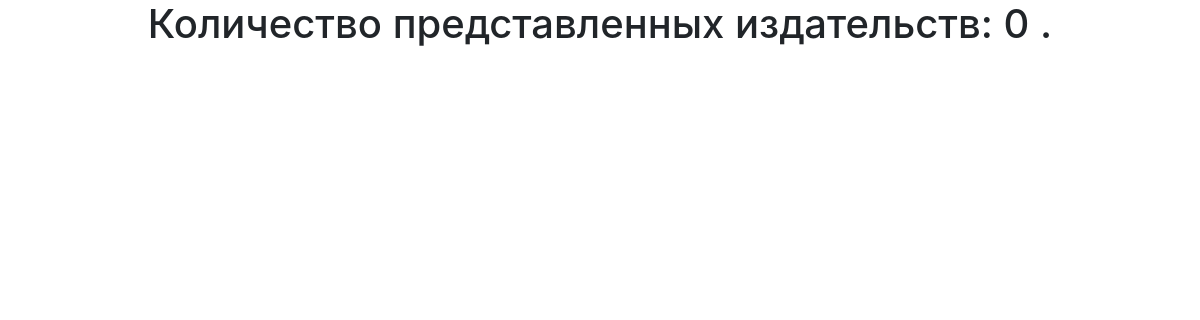
The app's page /publ/, older data.
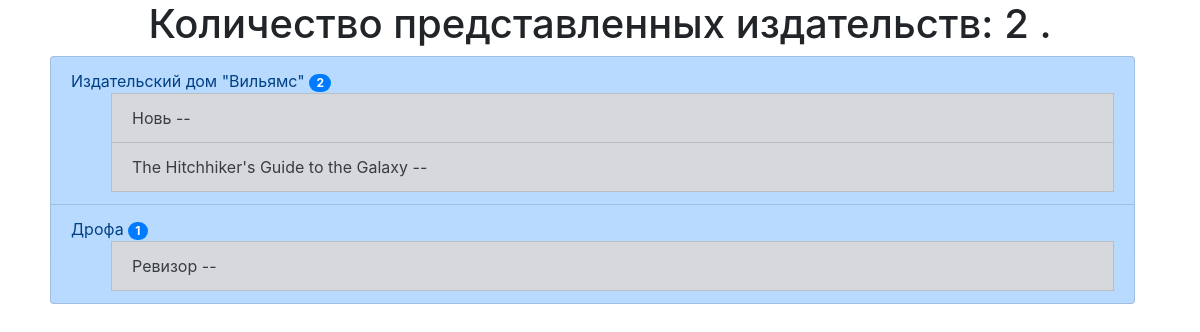
The same page, newer data.
### p_library/models.py (models this page shows, shortened)
class Publisher(models.Model):
    name = models.TextField(verbose_name=_("Название издательства"))
    books = models.ManyToManyField("p_library.Book", verbose_name=_("Книги"),
                                   through="p_library.BookPublishing")

class Book(models.Model):
    ISBN = models.CharField(max_length=13,
                            verbose_name=_("Международный стандартный "
                                           "книжный номер"))
    title = models.TextField(verbose_name=_("Название"))
    description = models.TextField(verbose_name=_("Аннотация"))
    year_release = models.SmallIntegerField(verbose_name=_("Год издания"))
    copy_count = models.SmallIntegerField(verbose_name=_("Число копий"))
    price = models.DecimalField(max_digits=12, decimal_places=2,
                                verbose_name=_("Цена"))
    author = models.ForeignKey("p_library.Author", on_delete=models.CASCADE,
                               verbose_name=_("Автор"),
                               related_name="book_author")

### p_library/views.py (the view)
# urls.py: path('publ/', views.books_publ),
def books_publ(request):
    template = loader.get_template('publishing.html')
    publishers = Publisher.objects.all()
    data = {
        "publishers": publishers,
    }
    return HttpResponse(template.render(data, request))

### p_library/templates/publishing.html (shortened to what this page needs)
<html lang="en">
<head>
    <link rel="stylesheet" href="https://stackpath.bootstrapcdn.com/bootstrap/4.5.0/css/bootstrap.min.css">
</head>
<body>
<h1 class="text-center">Количество представленных издательств: {{ publishers|length }} .</h1>
    <ul class="list-group col-11 mx-auto">
        {% for publisher in publishers %}
            <li class="list-group-item list-group-item-primary">{{ publisher.name }}
                <span class="badge badge-primary badge-pill">{{ publisher.books.all|length }}</span>
                <ul>
                {% for book in publisher.books.all %}
                    <li class="list-group-item list-group-item-secondary">{{ book.title }} -- {{ book.year }}</li>
                {% endfor %}
                </ul>
            </li>
        {% endfor %}
    </ul>
</body>
</html>

Row changes from the older to the newer data that the page shows:
added Publisher: name "Издательский дом \"Вильямс\"", books.all|length "2"
now on this page (row unchanged): Book: title "Новь", shown under "Издательский дом \"Вильямс\""
now on this page (row unchanged): Book: title "The Hitchhiker's Guide to the Galaxy", shown under "Издательский дом \"Вильямс\""
added Publisher: name "Дрофа", books.all|length "1"
now on this page (row unchanged): Book: title "Ревизор", shown under "Дрофа"
Text that changed along with them:
{{ publishers|length }}: "0" → "2"
